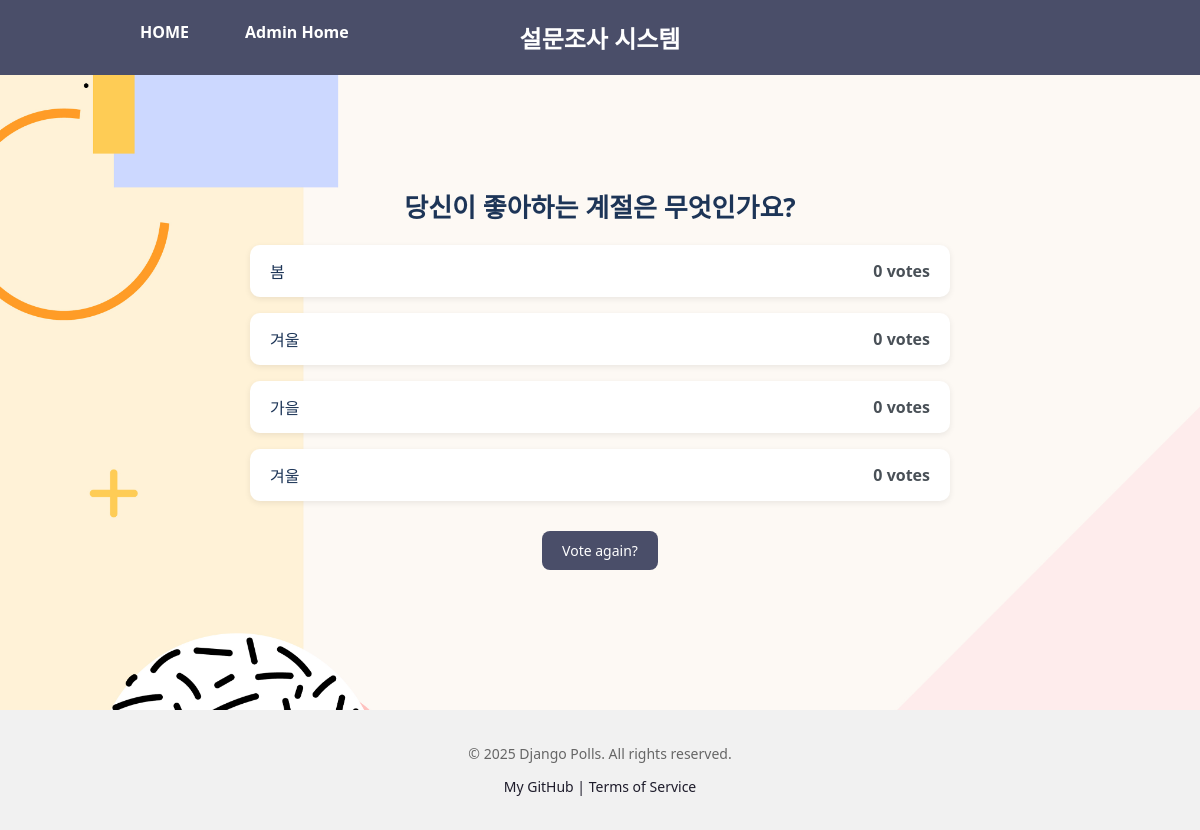
The page /polls/4/results/ on the database its author committed.
### polls/models.py (models this page shows, shortened)
class Question(models.Model):
    question_text = models.CharField(max_length=200)
    pub_date = models.DateTimeField('date published')

class Choice(models.Model):
    question = models.ForeignKey(Question, on_delete = models.CASCADE)
    choice_text = models.CharField(max_length=200)
    votes = models.IntegerField(default=0)

### polls/views.py (the view)
# urls.py: path("<int:pk>/results/", views.ResultsView.as_view(), name="results"),
class ResultsView(generic.DetailView):
    model = Question
    template_name = "polls/results.html"
    context_object_name = "question"

### templates/polls/results.html (shortened to what this page needs)
{% extends "polls/base.html" %}
{% load static %}
{% block content %}
<link rel="stylesheet" href="{% static 'polls/results.css' %}">
<div class="results-container">
  <h2 class="question-title">{{ question.question_text }}</h2>
  <ul class="result-list">
    {% for choice in question.choice_set.all %}
      <li>
        <span class="choice-text">{{ choice.choice_text }}</span>
        <span class="vote-count">{{ choice.votes }} vote{{ choice.votes|pluralize }}</span>
      </li>
    {% endfor %}
  </ul>
  <div class="vote-again">
    <a href="{% url 'polls:detail' question.id %}" class="vote-again-btn">Vote again?</a>
  </div>
</div>
{% endblock %}

### static/polls/css/index.css (style rules this page uses)
body { background: url("../images/background.jpg") no-repeat top left; background-size: cover; font-family: "Segoe UI", sans-serif; margin: 0; padding: 0; }
h2 { color: #333; font-size: 28px; margin-bottom: 20px; }
ul { list-style: none; padding: 0; margin: 0 auto; max-width: 700px; }
li { background-color: white; border-radius: 10px; margin-bottom: 12px; padding: 15px 20px; box-shadow: 0 2px 6px rgba(0, 0, 0, 0.1); transition: background-color 0.2s ease; }
a { text-decoration: none; font-size: 18px; color: #1d3557; }
.results-container { max-width: 700px; margin: 50px auto; padding: 20px; text-align: center; }
.question-title { font-size: 24px; font-weight: bold; margin-bottom: 30px; color: #2c2c2c; }
.result-list { list-style: none; padding: 0; margin: 0; }
.result-list li { background-color: white; border-radius: 10px; margin-bottom: 16px; padding: 14px 20px; box-shadow: 0 2px 6px rgba(0, 0, 0, 0.08); display: flex; justify-content: space-between; align-items: center; font-size: 16px; transition: background-color 0.2s ease; }
.choice-text { font-weight: 500; color: #1d3557; }
.vote-count { font-weight: 600; color: #495057; }
.vote-again { margin-top: 30px; }
.vote-again-btn { display: inline-block; background-color: #4a4e69; color: white; padding: 10px 20px; border-radius: 8px; font-size: 14px; text-decoration: none; transition: background-color 0.2s ease; }

### static/polls/css/detail.css (style rules this page uses)
.question-title { font-size: 26px; color: #1d3557; margin-bottom: 20px; }

### rows shown on the page
Question: question_text "당신이 좋아하는 계절은 무엇인가요?"
Choice: choice_text "봄", votes "0"
Choice: choice_text "겨울", votes "0"
Choice: choice_text "가을", votes "0"
Choice: choice_text "겨울", votes "0"
